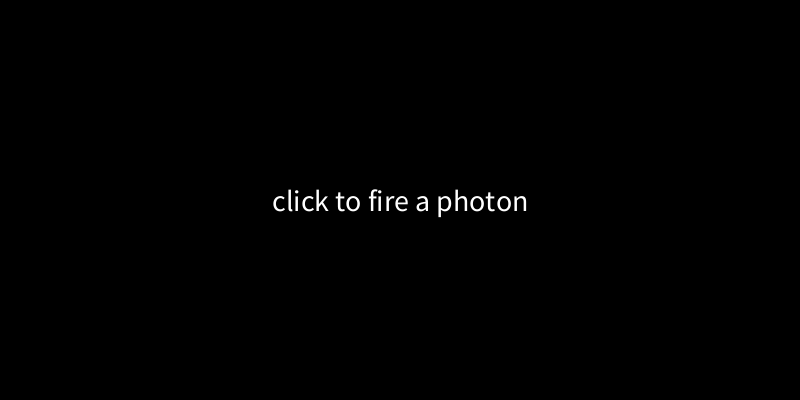
Frame 1 (no input)
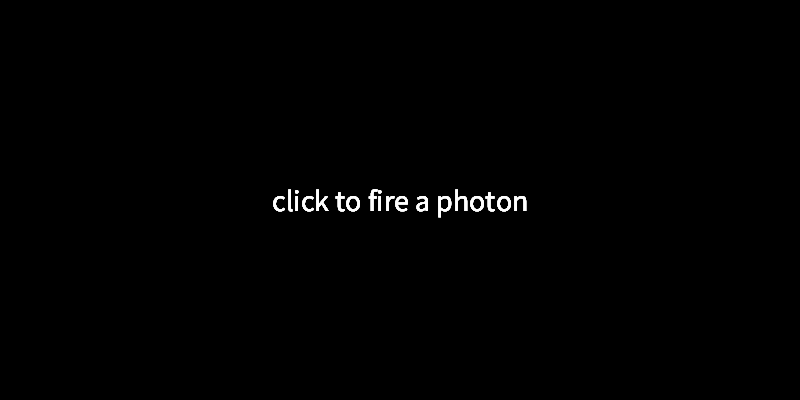
Frame 60 (the mouse pressed at the canvas centre just before this capture)
Frame 120 (the mouse held since frame 60 and released just before this capture): identical to frame 60, image omitted

The Processing sketch that drew these frames (run headless with seeded random() and noise(); from frame 60 on, the mouse is pressed at the canvas centre):

// Processing sketch: processing_81827
// ── processing_81827.pde

float[] wave = new float[80];
int inc = 0;
int originX = 0;
int originY = 0;
int offset = 100;
boolean running = false;

void setup() {
  size(800, 400);
  background(0);
  noStroke();
  smooth();
  textSize(30);
    
  for (int i = 0; i < 80; i++) {
    float sine = sin(i/2);
    wave[i] = map(sine, -TWO_PI, TWO_PI, 255.0, 0.0);
  }
  
}

void draw() {
  fill(0, 10);
  rect(0, 0, width, height);
  
  if (running == true) {
    pushMatrix();
    translate(originX, originY);
    
    fill(0);
    text("slits are " + offset * 2 + " pixels apart", width / 2 - originX, height - originY);
    
    // draw waves
    fill(255, 255, 100, wave[inc] - inc * 3);
    
    rect(inc * 10 - offset, 0 - originY, 10, height);
    rect(-offset - (inc * 10), 0 - originY, 10, height);
    
    rect(inc * 10 + offset, 0 - originY, 10, height);
    rect(offset - (inc * 10), 0 - originY, 10, height);
    
    // draw particle
    rect(-5, -10, 20, 20);

    
    inc = ((inc + 1) % 80);
    if (inc == 0) running = false;
    popMatrix();
  }
  
  else {
    fill(255);
    textAlign(CENTER, CENTER);
    text("click to fire a photon", width / 2, height / 2);
    textAlign(CENTER, BOTTOM);
  }
  
}

void mouseClicked() {
  if (running == false) {
    originX = mouseX;
    originY = mouseY;
    offset = int(map(mouseY, 0, 400, 0, 250));
    running = true;
  }
}
    
